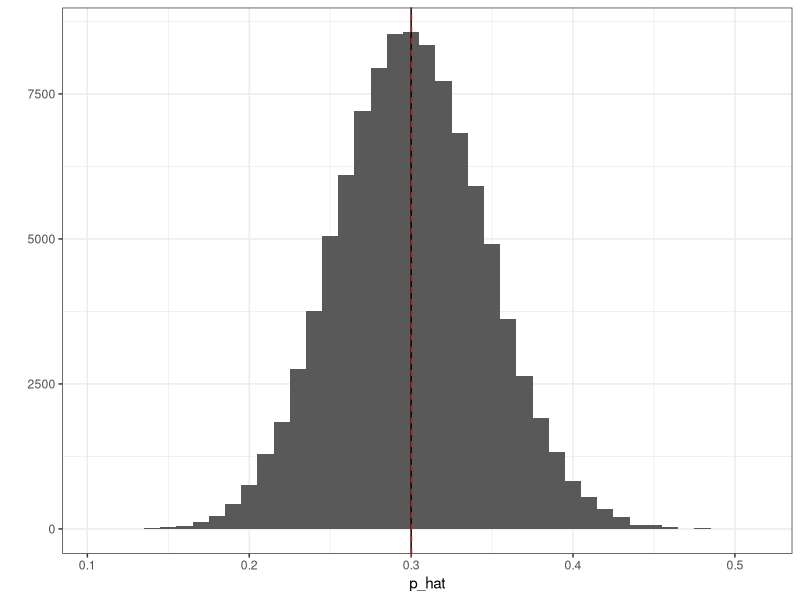
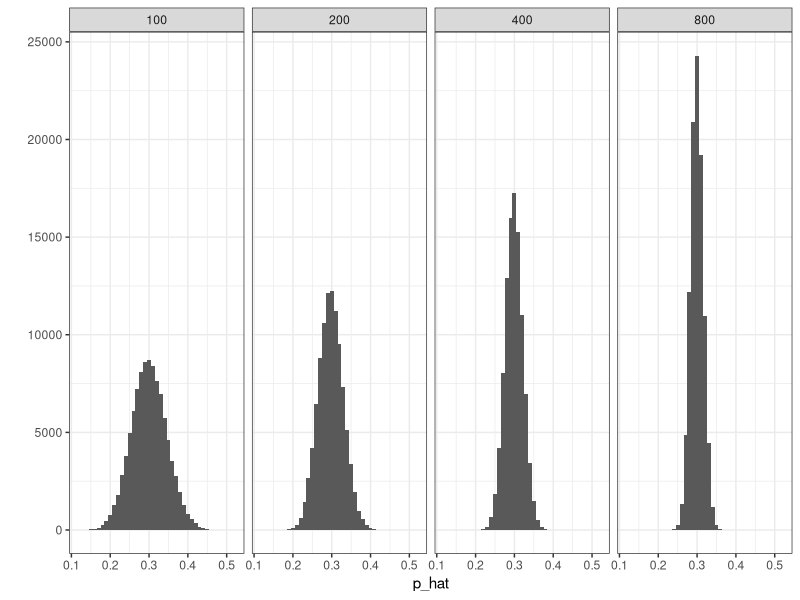
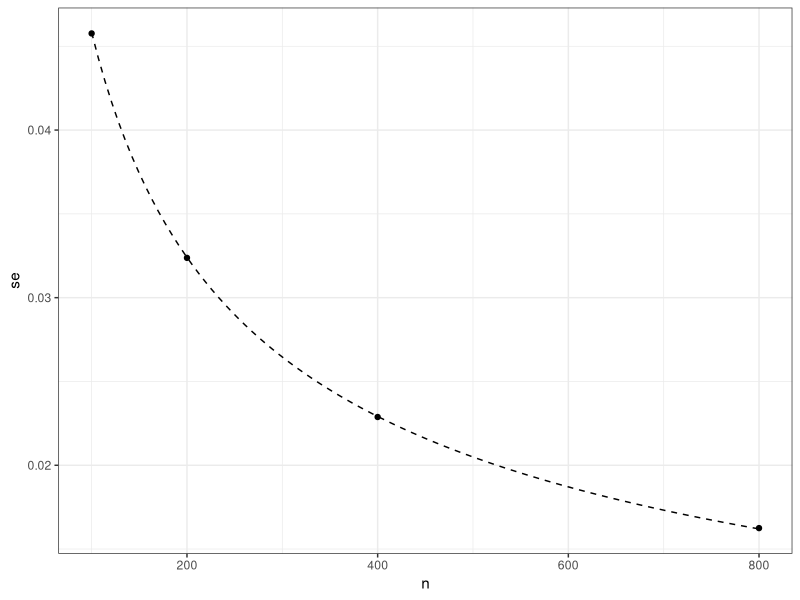
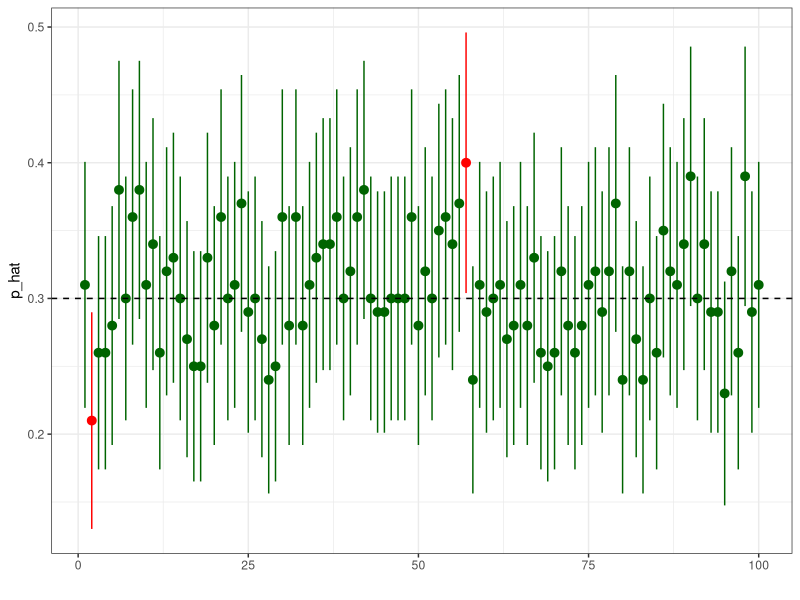
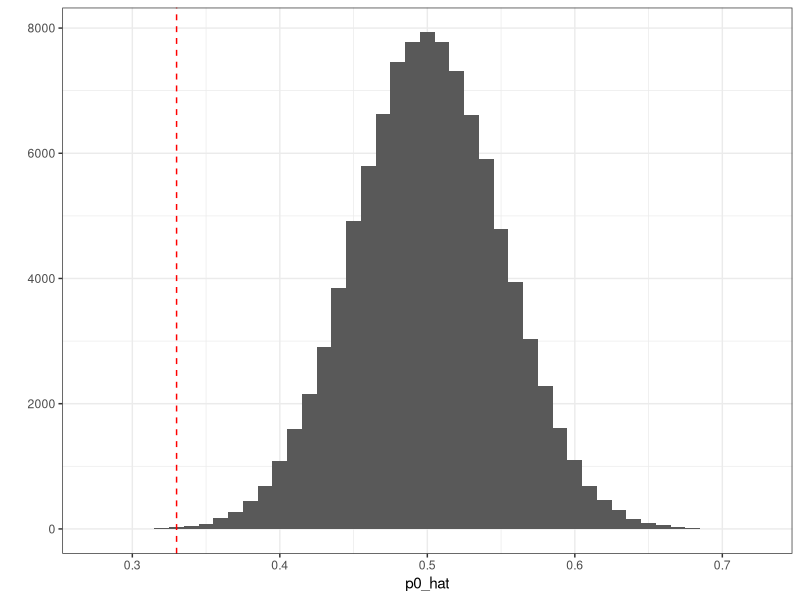

Write R code to recreate these figures, in order.
## ---- chunk 1
library(ggplot2)
library(reshape)
library(dplyr)

theme_set(theme_bw())

set.seed(42)
## ---- chunk 2
estimate_coin_bias <- function(n, p) {
  mean(rbinom(n,1,p))
}

n <- 100
p <- 0.3
p_hat <- replicate(1e5, estimate_coin_bias(n, p))

# plot the sampling distribution
qplot(x=p_hat, geom="histogram", binwidth=0.01) +
  geom_vline(xintercept=p) +
  geom_vline(xintercept=mean(p_hat), linetype=2, color="red")

# repeat this for different sample sizes
plot_data <- data.frame()
for (n in c(100, 200, 400, 800)) {
  tmp <- data.frame(n=n, p_hat=replicate(1e5, estimate_coin_bias(n, p)))
  plot_data <- rbind(plot_data, tmp)
}

qplot(data=plot_data, x=p_hat, geom="histogram", binwidth=0.01, facets = . ~ n)

se <- plot_data %>%
  group_by(n) %>%
  summarize(se=sd(p_hat))
qplot(data=se, x=n, y=se) +
  stat_function(fun=function(n) {sqrt(p * (1 - p) / n)}, linetype=2)

## ---- chunk 3
n <- 100
p <- 0.3
p_hat <- replicate(1e5, estimate_coin_bias(n, p))

# compute upper and lower confidence intervals
LCL <- p_hat - 1.96*sqrt(p_hat*(1-p_hat)/n)
UCL <- p_hat + 1.96*sqrt(p_hat*(1-p_hat)/n)

# check how often the true proportion is contained in the estimated confidence interval
mean(p >= LCL & p <= UCL)

# plot 100 confidence intervals and the true value
plot_data <- data.frame(p_hat, LCL, UCL)[1:100,]
plot_data <- transform(plot_data, contains_p=(p >= LCL & p <= UCL))
ggplot(data=plot_data, aes(x=1:nrow(plot_data), y=p_hat, color=contains_p)) +
  geom_pointrange(aes(ymin=LCL, ymax=UCL)) +
  geom_hline(yintercept=p, linetype=2) +
  xlab('') +
  scale_color_manual(values=c("red","darkgreen")) +
  theme(legend.position="none")
## ---- chunk 4
# construct a null distribution: what would happen if the coin were fair?
n <- 100
p0_hat <- replicate(1e5, estimate_coin_bias(n, p=0.5))

# now conduct one experiment with 100 rolls from a biased coin
p_hat <- estimate_coin_bias(n, p=0.3)

# plot the null distribution and see where the observed estimate lies in it
qplot(x=p0_hat, geom="histogram", binwidth=0.01) +
  geom_vline(xintercept=p_hat, linetype=2, color="red")

# compare this to our experiment
# how likely is it that we would see an estimate this extreme if the coin really were fair?
num_as_extreme <- sum(p0_hat <= p_hat)
p_value <- num_as_extreme / length(p0_hat)
